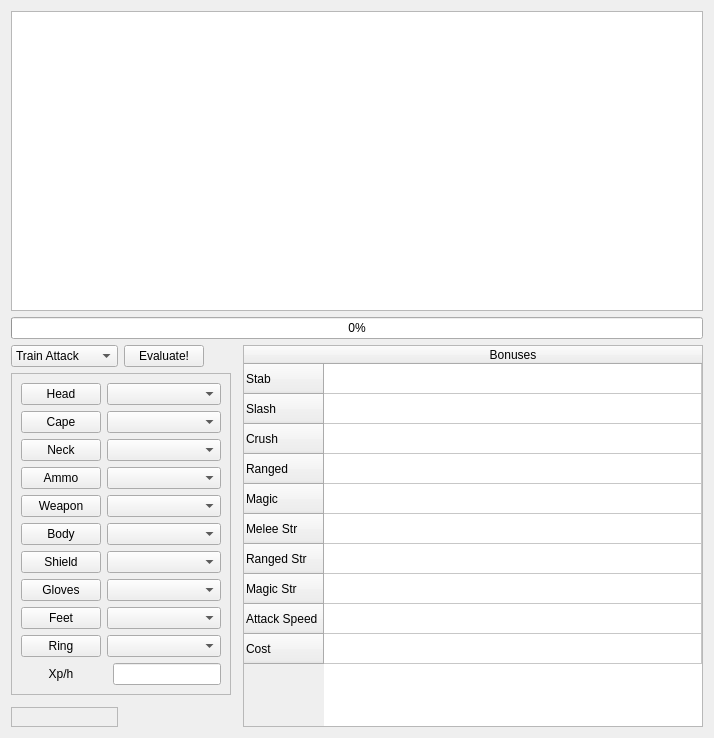
<?xml version="1.0" encoding="UTF-8"?>
<ui version="4.0">
 <class>Form</class>
 <widget class="QWidget" name="Form">
  <property name="geometry">
   <rect>
    <x>0</x>
    <y>0</y>
    <width>714</width>
    <height>738</height>
   </rect>
  </property>
  <property name="windowTitle">
   <string>Form</string>
  </property>
  <layout class="QGridLayout" name="gridLayout">
   <item row="6" column="0" rowspan="2" colspan="3">
    <widget class="QFrame" name="frame">
     <property name="frameShape">
      <enum>QFrame::StyledPanel</enum>
     </property>
     <property name="frameShadow">
      <enum>QFrame::Raised</enum>
     </property>
     <layout class="QGridLayout" name="gridLayout_2">
      <item row="5" column="2" colspan="2">
       <widget class="QComboBox" name="ammo"/>
      </item>
      <item row="8" column="2" colspan="2">
       <widget class="QComboBox" name="sheild"/>
      </item>
      <item row="11" column="2" colspan="2">
       <widget class="QComboBox" name="ring"/>
      </item>
      <item row="4" column="2" colspan="2">
       <widget class="QComboBox" name="neck"/>
      </item>
      <item row="6" column="2" colspan="2">
       <widget class="QComboBox" name="weapon"/>
      </item>
      <item row="7" column="2" colspan="2">
       <widget class="QComboBox" name="body"/>
      </item>
      <item row="1" column="2" colspan="2">
       <widget class="QComboBox" name="head"/>
      </item>
      <item row="10" column="2" colspan="2">
       <widget class="QComboBox" name="feet"/>
      </item>
      <item row="3" column="2" colspan="2">
       <widget class="QComboBox" name="cape"/>
      </item>
      <item row="9" column="2" colspan="2">
       <widget class="QComboBox" name="gloves"/>
      </item>
      <item row="3" column="1">
       <widget class="QPushButton" name="cape_button">
        <property name="text">
         <string>Cape</string>
        </property>
       </widget>
      </item>
      <item row="4" column="1">
       <widget class="QPushButton" name="neck_button">
        <property name="text">
         <string>Neck</string>
        </property>
       </widget>
      </item>
      <item row="5" column="1">
       <widget class="QPushButton" name="ammo_button">
        <property name="text">
         <string>Ammo</string>
        </property>
       </widget>
      </item>
      <item row="6" column="1">
       <widget class="QPushButton" name="weapon_button">
        <property name="text">
         <string>Weapon</string>
        </property>
       </widget>
      </item>
      <item row="7" column="1">
       <widget class="QPushButton" name="body_button">
        <property name="text">
         <string>Body</string>
        </property>
       </widget>
      </item>
      <item row="8" column="1">
       <widget class="QPushButton" name="shield_button">
        <property name="text">
         <string>Shield</string>
        </property>
       </widget>
      </item>
      <item row="9" column="1">
       <widget class="QPushButton" name="gloves_button">
        <property name="text">
         <string>Gloves</string>
        </property>
       </widget>
      </item>
      <item row="10" column="1">
       <widget class="QPushButton" name="feet_button">
        <property name="text">
         <string>Feet</string>
        </property>
       </widget>
      </item>
      <item row="11" column="1">
       <widget class="QPushButton" name="ring_button">
        <property name="text">
         <string>Ring</string>
        </property>
       </widget>
      </item>
      <item row="12" column="1">
       <widget class="QLabel" name="label">
        <property name="text">
         <string>Xp/h</string>
        </property>
        <property name="alignment">
         <set>Qt::AlignCenter</set>
        </property>
       </widget>
      </item>
      <item row="1" column="1">
       <widget class="QPushButton" name="head_button">
        <property name="text">
         <string>Head</string>
        </property>
       </widget>
      </item>
      <item row="12" column="3">
       <widget class="QLineEdit" name="xp_rate">
        <property name="readOnly">
         <bool>true</bool>
        </property>
       </widget>
      </item>
     </layout>
    </widget>
   </item>
   <item row="9" column="0">
    <widget class="QFrame" name="frame_2">
     <property name="frameShape">
      <enum>QFrame::StyledPanel</enum>
     </property>
     <property name="frameShadow">
      <enum>QFrame::Raised</enum>
     </property>
     <layout class="QGridLayout" name="gridLayout_3"/>
    </widget>
   </item>
   <item row="5" column="0">
    <widget class="QComboBox" name="training_skill">
     <item>
      <property name="text">
       <string>Train Attack</string>
      </property>
     </item>
     <item>
      <property name="text">
       <string>Train Strength</string>
      </property>
     </item>
     <item>
      <property name="text">
       <string>Train Defence</string>
      </property>
     </item>
     <item>
      <property name="text">
       <string>Train Ranged</string>
      </property>
     </item>
     <item>
      <property name="text">
       <string>Train Mage</string>
      </property>
     </item>
    </widget>
   </item>
   <item row="2" column="0" colspan="5">
    <widget class="QListWidget" name="opponents"/>
   </item>
   <item row="5" column="1">
    <widget class="QPushButton" name="evaluate">
     <property name="text">
      <string>Evaluate!</string>
     </property>
    </widget>
   </item>
   <item row="5" column="4" rowspan="5">
    <widget class="QTableWidget" name="best_in_slot_bonuses">
     <property name="showGrid">
      <bool>true</bool>
     </property>
     <attribute name="horizontalHeaderStretchLastSection">
      <bool>true</bool>
     </attribute>
     <attribute name="verticalHeaderStretchLastSection">
      <bool>false</bool>
     </attribute>
     <row>
      <property name="text">
       <string>Stab</string>
      </property>
     </row>
     <row>
      <property name="text">
       <string>Slash</string>
      </property>
     </row>
     <row>
      <property name="text">
       <string>Crush</string>
      </property>
     </row>
     <row>
      <property name="text">
       <string>Ranged</string>
      </property>
     </row>
     <row>
      <property name="text">
       <string>Magic</string>
      </property>
     </row>
     <row>
      <property name="text">
       <string>Melee Str</string>
      </property>
     </row>
     <row>
      <property name="text">
       <string>Ranged Str</string>
      </property>
     </row>
     <row>
      <property name="text">
       <string>Magic Str</string>
      </property>
     </row>
     <row>
      <property name="text">
       <string>Attack Speed</string>
      </property>
     </row>
     <row>
      <property name="text">
       <string>Cost</string>
      </property>
     </row>
     <column>
      <property name="text">
       <string>Bonuses</string>
      </property>
     </column>
     <item row="0" column="0">
      <property name="text">
       <string/>
      </property>
      <property name="flags">
       <set>ItemIsSelectable|ItemIsDragEnabled|ItemIsDropEnabled|ItemIsUserCheckable|ItemIsEnabled</set>
      </property>
     </item>
     <item row="1" column="0">
      <property name="flags">
       <set>ItemIsSelectable|ItemIsDragEnabled|ItemIsDropEnabled|ItemIsUserCheckable|ItemIsEnabled</set>
      </property>
     </item>
     <item row="2" column="0">
      <property name="flags">
       <set>ItemIsSelectable|ItemIsDragEnabled|ItemIsDropEnabled|ItemIsUserCheckable|ItemIsEnabled</set>
      </property>
     </item>
     <item row="3" column="0">
      <property name="flags">
       <set>ItemIsSelectable|ItemIsDragEnabled|ItemIsDropEnabled|ItemIsUserCheckable|ItemIsEnabled</set>
      </property>
     </item>
     <item row="4" column="0">
      <property name="flags">
       <set>ItemIsSelectable|ItemIsDragEnabled|ItemIsDropEnabled|ItemIsUserCheckable|ItemIsEnabled</set>
      </property>
     </item>
     <item row="5" column="0">
      <property name="flags">
       <set>ItemIsSelectable|ItemIsDragEnabled|ItemIsDropEnabled|ItemIsUserCheckable|ItemIsEnabled</set>
      </property>
     </item>
     <item row="6" column="0">
      <property name="flags">
       <set>ItemIsSelectable|ItemIsDragEnabled|ItemIsDropEnabled|ItemIsUserCheckable|ItemIsEnabled</set>
      </property>
     </item>
     <item row="7" column="0">
      <property name="flags">
       <set>ItemIsSelectable|ItemIsDragEnabled|ItemIsDropEnabled|ItemIsUserCheckable|ItemIsEnabled</set>
      </property>
     </item>
     <item row="8" column="0">
      <property name="flags">
       <set>ItemIsSelectable|ItemIsDragEnabled|ItemIsDropEnabled|ItemIsUserCheckable|ItemIsEnabled</set>
      </property>
     </item>
     <item row="9" column="0">
      <property name="flags">
       <set>ItemIsSelectable|ItemIsDragEnabled|ItemIsDropEnabled|ItemIsUserCheckable|ItemIsEnabled</set>
      </property>
     </item>
    </widget>
   </item>
   <item row="3" column="0" colspan="5">
    <widget class="QProgressBar" name="progressBar">
     <property name="value">
      <number>0</number>
     </property>
    </widget>
   </item>
  </layout>
 </widget>
 <resources/>
 <connections/>
</ui>
